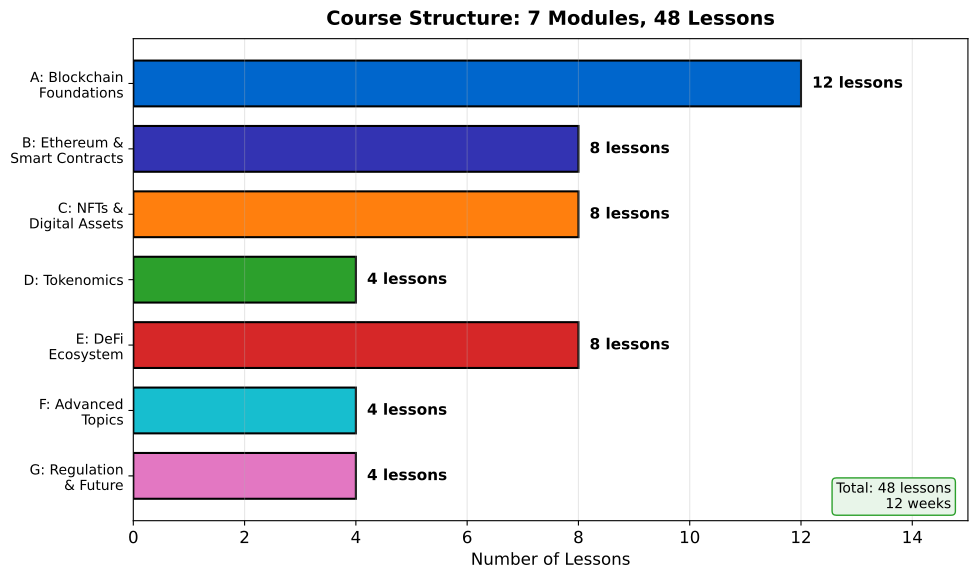

Here is the Python script that generated this plot:
"""
Course Module Overview
Treemap showing 7 modules and lesson distribution
"""

import matplotlib.pyplot as plt
import numpy as np
from pathlib import Path

CHART_METADATA = {
    'title': 'Course Modules',
    'url': 'https://github.com/Digital-AI-Finance/Blockchain_Crypto/tree/main/Module_G_Regulation_Future/L48_Course_Synthesis/charts/01_course_modules'
}

plt.rcParams.update({
    'font.size': 14,
    'axes.labelsize': 14,
    'axes.titlesize': 16,
    'xtick.labelsize': 12,
    'ytick.labelsize': 12,
    'legend.fontsize': 12,
    'figure.figsize': (10, 6),
    'figure.dpi': 150
})

MLPURPLE = '#3333B2'
MLBLUE = '#0066CC'
MLORANGE = '#FF7F0E'
MLGREEN = '#2CA02C'
MLRED = '#D62728'
MLCYAN = '#17BECF'
MLPINK = '#E377C2'

fig, ax = plt.subplots(figsize=(10, 6))

# Module data
modules = ['A: Blockchain\nFoundations', 'B: Ethereum &\nSmart Contracts',
           'C: NFTs &\nDigital Assets', 'D: Tokenomics',
           'E: DeFi\nEcosystem', 'F: Advanced\nTopics', 'G: Regulation\n& Future']
lessons = [12, 8, 8, 4, 8, 4, 4]
colors = [MLBLUE, MLPURPLE, MLORANGE, MLGREEN, MLRED, MLCYAN, MLPINK]

# Create horizontal bar chart
y_pos = np.arange(len(modules))
bars = ax.barh(y_pos, lessons, color=colors, edgecolor='black', linewidth=1.5, height=0.7)

# Add value labels
for bar, val in zip(bars, lessons):
    ax.text(bar.get_width() + 0.2, bar.get_y() + bar.get_height()/2,
            f'{val} lessons', ha='left', va='center', fontsize=11, fontweight='bold')

ax.set_yticks(y_pos)
ax.set_yticklabels(modules, fontsize=10)
ax.set_xlabel('Number of Lessons', fontsize=12)
ax.set_xlim(0, 15)
ax.invert_yaxis()

ax.grid(True, alpha=0.3, axis='x')

# Add total annotation
ax.text(0.98, 0.02, f'Total: {sum(lessons)} lessons\n12 weeks',
        transform=ax.transAxes, fontsize=10, ha='right', va='bottom',
        bbox=dict(boxstyle='round,pad=0.3', facecolor='#E8F5E9', edgecolor=MLGREEN))

ax.set_title('Course Structure: 7 Modules, 48 Lessons', fontweight='bold', fontsize=14, pad=10)

plt.tight_layout()
output_path = Path(__file__).parent / 'chart.pdf'
plt.savefig(output_path, bbox_inches='tight', dpi=300)
print(f"Chart saved to: {output_path.absolute()}")
plt.close()
